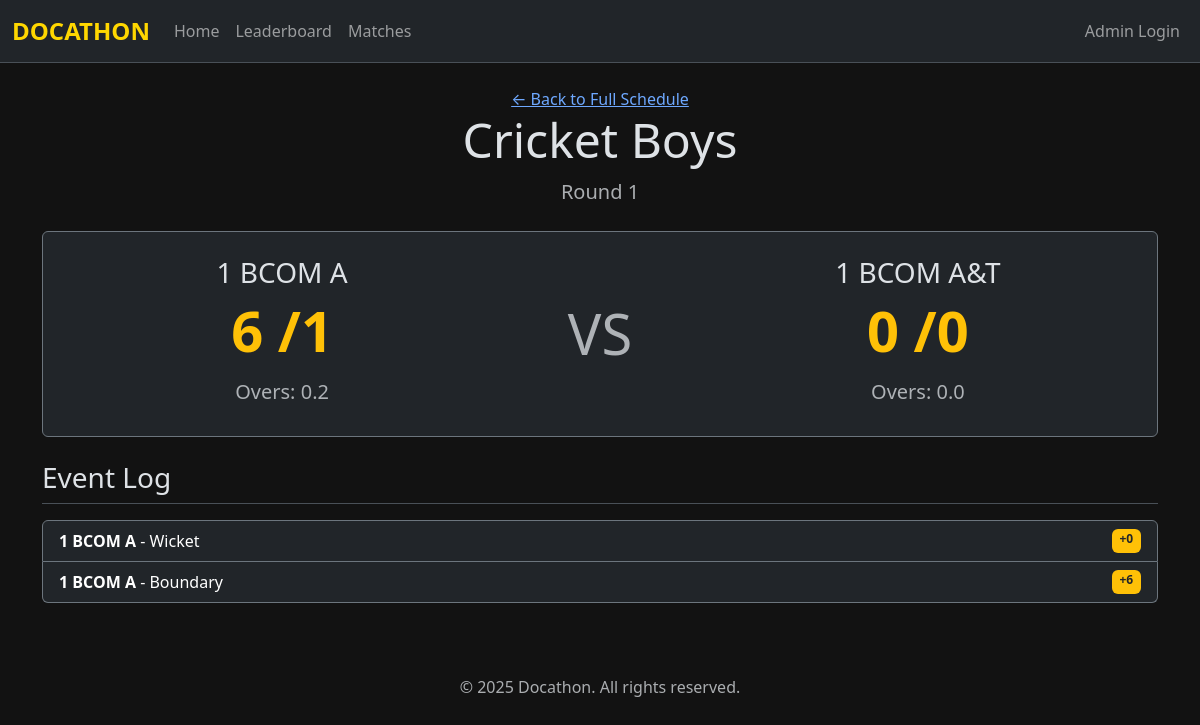
Before: /matches/7 with the older database file.
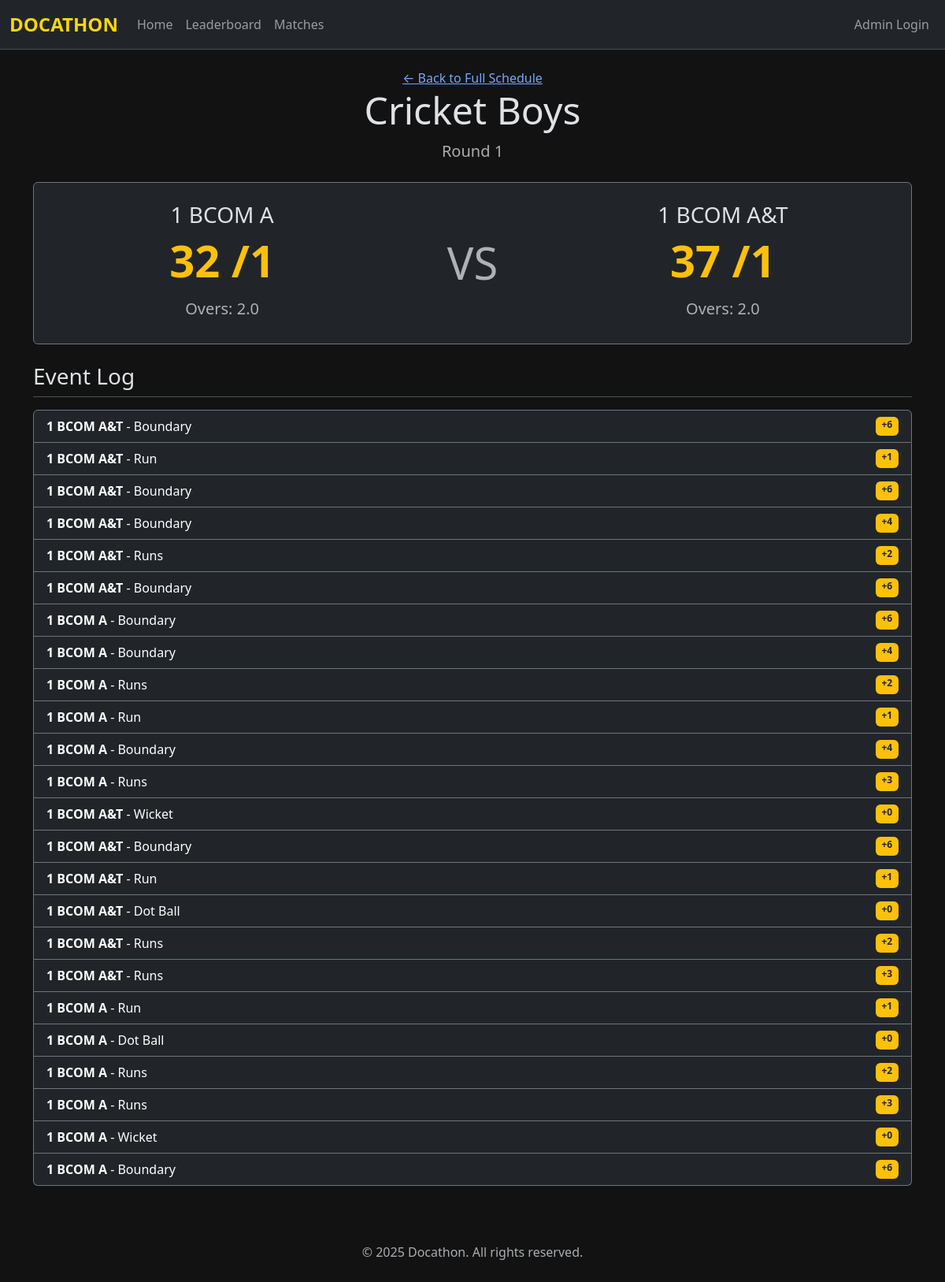
After: the same page with the newer database file.
### tables this page shows
CREATE TABLE sports (
    id INTEGER PRIMARY KEY AUTOINCREMENT,
    name TEXT NOT NULL UNIQUE,
    -- 1 for sports with scores (Football), 0 for result-only (Chess)
    has_scores INTEGER NOT NULL CHECK(has_scores IN (0, 1))
);

CREATE TABLE rounds (
                id INTEGER PRIMARY KEY AUTOINCREMENT,
                sport_id INTEGER NOT NULL,
                name TEXT NOT NULL,
                round_type TEXT NOT NULL CHECK(round_type IN ('GROUP', 'KNOCKOUT', 'QUARTER_FINAL', 'SEMI_FINAL', 'FINAL')),
                FOREIGN KEY (sport_id) REFERENCES sports (id)
            );

CREATE TABLE classes (
    id INTEGER PRIMARY KEY AUTOINCREMENT,
    name TEXT NOT NULL UNIQUE
);

CREATE TABLE matches (
    id INTEGER PRIMARY KEY AUTOINCREMENT,
    sport_id INTEGER NOT NULL,
    class1_id INTEGER NOT NULL,
    class2_id INTEGER NOT NULL,
    -- The ID of the winning class. NULL if match is not completed.
    winner_id INTEGER,
    -- Flexible text field for custom score formats (e.g., "2-1", "150/7", "21-18, 21-19")
    result_details TEXT,
    -- Status of the match
    status TEXT NOT NULL DEFAULT 'UPCOMING' CHECK(status IN ('UPCOMING', 'LIVE', 'COMPLETED')),
    -- Storing datetime as ISO 8601 string ("YYYY-MM-DD HH:MM:SS")
    match_time TEXT NOT NULL,
    notes TEXT, live_match_state TEXT, round_id INTEGER,
    FOREIGN KEY (sport_id) REFERENCES sports (id),
    FOREIGN KEY (class1_id) REFERENCES classes (id),
    FOREIGN KEY (class2_id) REFERENCES classes (id),
    FOREIGN KEY (winner_id) REFERENCES classes (id)
);

CREATE TABLE score_log (
                id INTEGER PRIMARY KEY AUTOINCREMENT,
                match_id INTEGER NOT NULL,
                team_id INTEGER NOT NULL,
                points_scored INTEGER NOT NULL,
                event_type TEXT NOT NULL,
                created_at TIMESTAMP DEFAULT CURRENT_TIMESTAMP, counts_as_ball INTEGER NOT NULL DEFAULT 0,
                FOREIGN KEY (match_id) REFERENCES matches (id),
                FOREIGN KEY (team_id) REFERENCES classes (id)
            );

### app.py (the view)
@app.route('/matches/<int:match_id>')
def match_details(match_id):
    conn = get_db_connection()
    match = conn.execute("""
        SELECT m.*, s.name as sport_name, r.name as round_name, c1.name as class1_name, c2.name as class2_name
        FROM matches m
        JOIN sports s ON m.sport_id = s.id
        JOIN rounds r ON m.round_id = r.id
        JOIN classes c1 ON m.class1_id = c1.id
        JOIN classes c2 ON m.class2_id = c2.id
        WHERE m.id = ?
    """, (match_id,)).fetchone()
    if match is None:
        flash('Match not found!', 'danger')
        return redirect(url_for('matches'))
    scores = {}
    is_cricket = 'Cricket' in match['sport_name']
    if match['status'] in ('LIVE', 'COMPLETED'):
        scores = {
            match['class1_id']: get_live_scores(conn, match_id, match['class1_id']),
            match['class2_id']: get_live_scores(conn, match_id, match['class2_id'])
        }
    score_log = conn.execute("""
        SELECT sl.*, c.name as team_name
        FROM score_log sl
        JOIN classes c ON sl.team_id = c.id
        WHERE sl.match_id = ?
        ORDER BY sl.created_at DESC
    """, (match_id,)).fetchall()
    conn.close()
    return render_template('public/match_details.html', match=match, score_log=score_log, scores=scores, is_cricket=is_cricket, page_title="Match Details")

### app.py (called while the page is built)
def get_live_scores(conn, match_id, team_id):
    score = conn.execute('SELECT SUM(points_scored) FROM score_log WHERE match_id = ? AND team_id = ?', (match_id, team_id)).fetchone()[0] or 0
    wickets = conn.execute("SELECT COUNT(*) FROM score_log WHERE match_id = ? AND team_id = ? AND event_type = 'Wicket'", (match_id, team_id)).fetchone()[0] or 0
    balls_faced = conn.execute('SELECT SUM(counts_as_ball) FROM score_log WHERE match_id = ? AND team_id = ?', (match_id, team_id)).fetchone()[0] or 0
    overs = balls_faced // 6
    balls = balls_faced % 6
    return {'score': score, 'wickets': wickets, 'overs': overs, 'balls': balls}

### utils/db.py (called while the page is built)
def get_db_connection():
    conn = sqlite3.connect(DB_PATH)
    conn.row_factory = sqlite3.Row
    return conn

### templates/public/match_details.html (shortened to what this page needs)
{% extends "base.html" %}
{% block content %}
<div class="text-center mb-4">
    <a href="{{ url_for('matches') }}">&larr; Back to Full Schedule</a>
    <h1 class="display-5">{{ match.sport_name }}</h1>
    <p class="lead text-muted">{{ match.round_name }}</p>
</div>
<div class="card bg-dark border-secondary mb-4">
    <div class="card-body p-4">
        <div class="row align-items-center text-center">
            <div class="col-5">
                <h2 class="h3">{{ match.class1_name }}</h2>
                {% if scores[match.class1_id] %}
                <p class="display-4 fw-bold text-warning">
                    <span id="score-{{ match.class1_id }}">{{ scores[match.class1_id].score }}</span>
                    {% if is_cricket %}/<span id="wickets-{{ match.class1_id }}">{{ scores[match.class1_id].wickets }}</span>{% endif %}
                </p>
                {% if is_cricket %}
                <p class="text-muted h5">
                    Overs: <span id="overs-{{ match.class1_id }}">{{ scores[match.class1_id].overs }}</span>.<span id="balls-{{ match.class1_id }}">{{ scores[match.class1_id].balls }}</span>
                </p>
                {% endif %}
                {% endif %}
            </div>
            <div class="col-2">
                <span class="display-4 text-muted">VS</span>
            </div>
            <div class="col-5">
                <h2 class="h3">{{ match.class2_name }}</h2>
                {% if scores[match.class2_id] %}
                <p class="display-4 fw-bold text-warning">
                    <span id="score-{{ match.class2_id }}">{{ scores[match.class2_id].score }}</span>
                    {% if is_cricket %}/<span id="wickets-{{ match.class2_id }}">{{ scores[match.class2_id].wickets }}</span>{% endif %}
                </p>
                {% if is_cricket %}
                <p class="text-muted h5">
                    Overs: <span id="overs-{{ match.class2_id }}">{{ scores[match.class2_id].overs }}</span>.<span id="balls-{{ match.class2_id }}">{{ scores[match.class2_id].balls }}</span>
                </p>
                {% endif %}
                {% endif %}
            </div>
        </div>
    </div>
</div>
{% if score_log %}
<h3 class="border-bottom pb-2 mb-3">Event Log</h3>
<ul class="list-group">
    {% for event in score_log %}
    <li class="list-group-item bg-dark text-white border-secondary d-flex justify-content-between">
        <span>
            <span class="fw-bold">{{ event.team_name }}</span> - {{ event.event_type }}
        </span>
        <span class="badge bg-warning text-dark">+{{ event.points_scored }}</span>
    </li>
    {% endfor %}
</ul>
{% elif match.status != 'UPCOMING' %}
<p class="text-center">No scoring events have been logged for this match.</p>
{% endif %}
{% endblock %}

### templates/base.html (shortened to what this page needs)
<!doctype html>
<html lang="en" data-bs-theme="dark">
<head>
    <link href="https://cdn.jsdelivr.net/npm/bootstrap@5.3.3/dist/css/bootstrap.min.css" rel="stylesheet">
    <link rel="stylesheet" href="{{ url_for('static', filename='css/style.css') }}">
</head>
<body>
    <nav class="navbar navbar-expand-lg navbar-dark bg-dark sticky-top border-bottom border-body">
        <div class="container-fluid">
            <a class="navbar-brand docathon-brand" href="{{ url_for('home') }}">DOCATHON</a>
            <div class="collapse navbar-collapse" id="navbarNav">
                <ul class="navbar-nav me-auto">
                    <li class="nav-item"><a class="nav-link" href="{{ url_for('home') }}">Home</a></li>
                    <li class="nav-item"><a class="nav-link" href="{{ url_for('leaderboard') }}">Leaderboard</a></li>
                    <li class="nav-item"><a class="nav-link" href="{{ url_for('matches') }}">Matches</a></li>
                </ul>
                <ul class="navbar-nav ms-auto">
                    {% if session.get('role') == 'admin' %}
                        <li class="nav-item"><a class="nav-link" href="{{ url_for('admin_dashboard') }}">Admin Panel</a></li>
                        <li class="nav-item"><a class="nav-link" href="{{ url_for('admin_logout') }}">Logout</a></li>
                    {% else %}
                        <li class="nav-item"><a class="nav-link" href="{{ url_for('admin_login') }}">Admin Login</a></li>
                    {% endif %}
                </ul>
            </div>
        </div>
    </nav>
    <main class="container mt-4">
        {% block content %}{% endblock %}
    </main>
    <footer class="text-center text-muted py-4 mt-5">
        <p>&copy; 2025 Docathon. All rights reserved.</p>
    </footer>
</body>
</html>

### static/css/style.css (style rules this page uses)
body { background-color: #121212 !important; }
.docathon-brand, .btn-warning { color: #FFD700; font-weight: bold; }
.navbar-brand { font-size: 1.5rem; color: #FFD700 !important; }
.card { background-color: #1e1e1e; border: 1px solid #444; }

Changed rows visible on the page:
added score_log: team_name "1 BCOM A&T", event_type "Boundary", points_scored "6"
added score_log: team_name "1 BCOM A&T", event_type "Run", points_scored "1"
added score_log: team_name "1 BCOM A&T", event_type "Boundary", points_scored "6"
added score_log: team_name "1 BCOM A&T", event_type "Boundary", points_scored "4"
added score_log: team_name "1 BCOM A&T", event_type "Runs", points_scored "2"
added score_log: team_name "1 BCOM A&T", event_type "Boundary", points_scored "6"
added score_log: team_name "1 BCOM A", event_type "Boundary", points_scored "6"
added score_log: team_name "1 BCOM A", event_type "Boundary", points_scored "4"
added score_log: team_name "1 BCOM A", event_type "Runs", points_scored "2"
added score_log: team_name "1 BCOM A", event_type "Run", points_scored "1"
added score_log: team_name "1 BCOM A", event_type "Boundary", points_scored "4"
added score_log: team_name "1 BCOM A", event_type "Runs", points_scored "3"
added score_log: team_name "1 BCOM A&T", event_type "Wicket", points_scored "0"
added score_log: team_name "1 BCOM A&T", event_type "Boundary", points_scored "6"
added score_log: team_name "1 BCOM A&T", event_type "Run", points_scored "1"
added score_log: team_name "1 BCOM A&T", event_type "Dot Ball", points_scored "0"
added score_log: team_name "1 BCOM A&T", event_type "Runs", points_scored "2"
added score_log: team_name "1 BCOM A&T", event_type "Runs", points_scored "3"
added score_log: team_name "1 BCOM A", event_type "Run", points_scored "1"
added score_log: team_name "1 BCOM A", event_type "Dot Ball", points_scored "0"
added score_log: team_name "1 BCOM A", event_type "Runs", points_scored "2"
added score_log: team_name "1 BCOM A", event_type "Runs", points_scored "3"
Other visible differences:
{{ scores[match.class1_id].score }}: "6" → "32"
{{ scores[match.class1_id].overs }}: "0" → "2"
{{ scores[match.class1_id].balls }}: "2" → "0"
{{ scores[match.class2_id].score }}: "0" → "37"
{{ scores[match.class2_id].wickets }}: "0" → "1"
{{ scores[match.class2_id].overs }}: "0" → "2"
